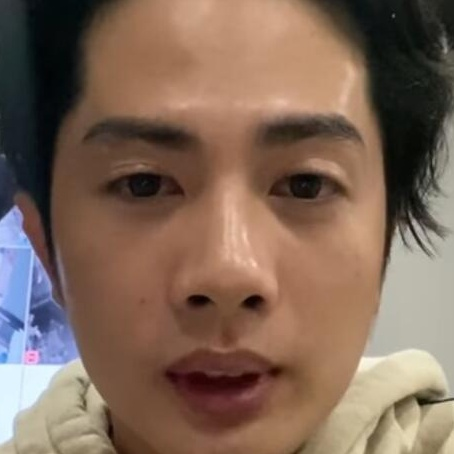
#> input picture data/face/huynh_phuong/0c136059-e337-4eb4-9206-2c25f50c2c0a.jpg, 454 x 454 px
$ python train.py
#> lines starting #> are read from the running program, lines starting #| are printed output that depends on the picture
from PIL import Image
from numpy import asarray, dtype
import numpy as np
import os
import json
import cv2
from sklearn import preprocessing
import pickle

FACE_FOLDERS_PATH = os.path.abspath('./data/face/')

list_subfolders_with_paths = [
    f.path
    for f in os.scandir(FACE_FOLDERS_PATH)
    if f.is_dir()
]


X = []
y = []

for face_folder in list_subfolders_with_paths:
    face_images = [f.path for f in os.scandir(face_folder) if f.is_file()]
    for image_path in face_images:
        # load the image
        image = cv2.imread(image_path, cv2.IMREAD_GRAYSCALE)
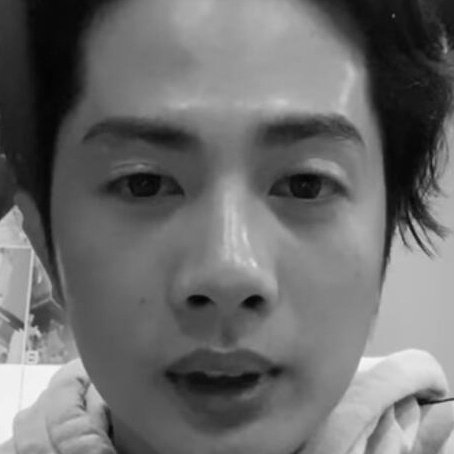
#> image: shape (454, 454); min 2, max 248, mean 108.5
        # convert image to numpy array
        data = asarray(image, dtype=np.uint8)
        label = face_folder.split('\\')[-1]

        X.append(data)
        y.append(label)
#> pass 2 of the loop `for face_folder in list_subfolders_with_paths:`:
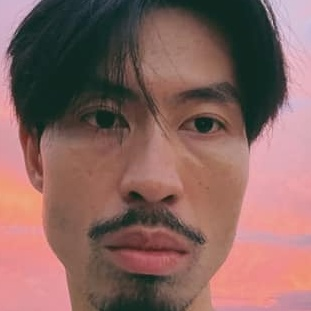
#> input picture data/face/den_vau/1143660d-0762-4e69-8bd1-7a4cbd06f723.jpg, 311 x 311 px
#> `image = cv2.imread(image_path, cv2.IMREAD_GRAYSCALE)`:
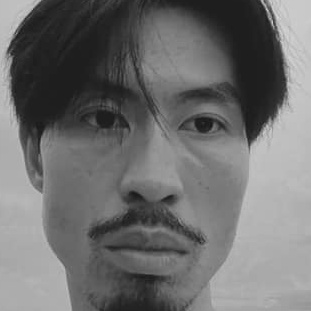
#> image: shape (311, 311); min 19, max 218, mean 110.7

le = preprocessing.LabelEncoder()
le.fit(y)

model = cv2.face.LBPHFaceRecognizer_create()

model.train(X, le.transform(y))
model.save('model.xml')

pickle.dump(le, open("label_encoder.pkl", "wb"))

print("Model Training Complete!!!!!")
